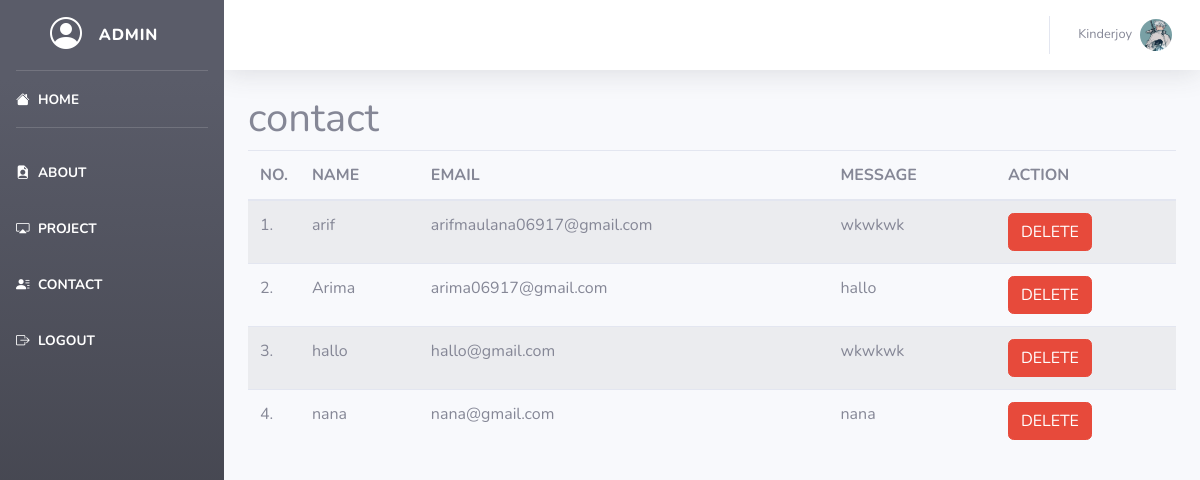
The page /admin/index.php?menu=contact (signed in) on the database its author committed.
### tables this page shows
CREATE TABLE `users` (
  `id` int(11) NOT NULL,
  `nama` varchar(35) NOT NULL,
  `jabatan` varchar(50) NOT NULL,
  `perusahaan` varchar(50) NOT NULL,
  `foto` varchar(225) NOT NULL,
  `kolom1` varchar(250) NOT NULL,
  `kolom2` varchar(250) NOT NULL
);

CREATE TABLE `contact` (
  `id` int(11) NOT NULL,
  `email` varchar(35) NOT NULL,
  `users` varchar(25) NOT NULL,
  `pesan` text NOT NULL
);

### admin/views/admin_portofolio/contact.php (the view, shortened to what this page needs)
<div class="row">
  <div class="col-md-12">
    <h1>contact</h1>
    <div class="table-responsive">
      <table class="table table-striped">
        <thead>
          <tr>
            <th width="5%">NO.</th>
            <th>NAME</th>
            <th>EMAIL</th>
            <th>MESSAGE</th>
            <th>ACTION</th>
          </tr>
        </thead>
        <tbody>
          <?php
          $q = mysqli_query($koneksi, "select * from contact");
          $count = mysqli_num_rows($q);
          if ($count > 0) {
            $i = 0;
            while ($data = mysqli_fetch_array($q)) {
              $i++ ?>
              <tr>
                <td><?= $i ?>.</td>
                <td><?= $data['users'] ?></td>
                <td><?= $data['email'] ?></td>
                <td><?= $data['pesan'] ?></td>
                <td>
                  <a data-toggle="modal" data-target="#del-<?= $data['id'] ?>" class="btn btn-danger">DELETE</a>
                </td>
              </tr>
            <?php }
          }
          else { ?>
            <tr>
              <td colspan="4" class="text-center"><em>Tidak ada pesan</em></td>
            </tr>
          <?php } ?>
        </tbody>
      </table>
    </div>
  </div>
</div>

### admin/views/admin_portofolio/components/topbar.php (shortened to what this page needs)
<?php
$q = mysqli_query($koneksi, "select * from users");
$data = mysqli_fetch_assoc($q);
?>
<nav class="navbar navbar-expand navbar-light bg-white topbar mb-4 static-top shadow">
    <ul class="navbar-nav ml-auto">
        <li class="nav-item dropdown no-arrow">
            <a class="nav-link dropdown-toggle" href="#" id="userDropdown" role="button" data-toggle="dropdown" aria-haspopup="true" aria-expanded="false">
                <span class="mr-2 d-none d-lg-inline text-gray-600 small"><?= $data['nama'] ?></span>
                <img class="img-profile rounded-circle" src="<?= admurl ?>/assets/img/<?= $data['foto'] ?>">
            </a>
        </li>
    </ul>
</nav>

### rows shown on the page
users: nama "Kinderjoy", foto (picture)
contact: users "arif", email "arifmaulana06917@gmail.com", pesan "wkwkwk"
contact: users "Arima", email "arima06917@gmail.com", pesan "hallo"
contact: users "hallo", email "hallo@gmail.com", pesan "wkwkwk"
contact: users "nana", email "nana@gmail.com", pesan "nana"
